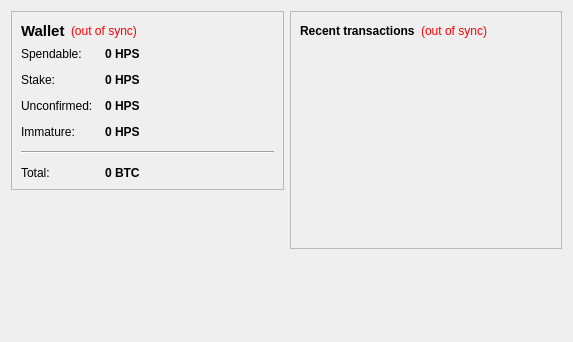
<?xml version="1.0" encoding="UTF-8"?>
<ui version="4.0">
 <class>OverviewPage</class>
 <widget class="QWidget" name="OverviewPage">
  <property name="geometry">
   <rect>
    <x>0</x>
    <y>0</y>
    <width>573</width>
    <height>342</height>
   </rect>
  </property>
  <property name="windowTitle">
   <string>Form</string>
  </property>
  <layout class="QHBoxLayout" name="horizontalLayout" stretch="1,1">
   <item>
    <layout class="QVBoxLayout" name="verticalLayout_2">
     <item>
      <widget class="QFrame" name="frame">
       <property name="frameShape">
        <enum>QFrame::StyledPanel</enum>
       </property>
       <property name="frameShadow">
        <enum>QFrame::Raised</enum>
       </property>
       <layout class="QVBoxLayout" name="verticalLayout_4">
        <item>
         <layout class="QHBoxLayout" name="horizontalLayout_4">
          <item>
           <widget class="QLabel" name="label_5">
            <property name="font">
             <font>
              <pointsize>11</pointsize>
              <weight>75</weight>
              <bold>true</bold>
             </font>
            </property>
            <property name="text">
             <string>Wallet</string>
            </property>
           </widget>
          </item>
          <item>
           <widget class="QLabel" name="labelWalletStatus">
            <property name="toolTip">
             <string>The displayed information may be out of date. Your wallet automatically synchronizes with the HighPOSCoin network after a connection is established, but this process has not completed yet.</string>
            </property>
            <property name="styleSheet">
             <string notr="true">QLabel { color: red; }</string>
            </property>
            <property name="text">
             <string notr="true">(out of sync)</string>
            </property>
            <property name="alignment">
             <set>Qt::AlignLeading|Qt::AlignLeft|Qt::AlignVCenter</set>
            </property>
           </widget>
          </item>
          <item>
           <spacer name="horizontalSpacer_2">
            <property name="orientation">
             <enum>Qt::Horizontal</enum>
            </property>
            <property name="sizeHint" stdset="0">
             <size>
              <width>40</width>
              <height>20</height>
             </size>
            </property>
           </spacer>
          </item>
         </layout>
        </item>
        <item>
         <layout class="QFormLayout" name="formLayout_2">
          <property name="fieldGrowthPolicy">
           <enum>QFormLayout::AllNonFixedFieldsGrow</enum>
          </property>
          <property name="horizontalSpacing">
           <number>12</number>
          </property>
          <property name="verticalSpacing">
           <number>12</number>
          </property>
          <item row="0" column="0">
           <widget class="QLabel" name="label">
            <property name="text">
             <string>Spendable:</string>
            </property>
           </widget>
          </item>
          <item row="0" column="1">
           <widget class="QLabel" name="labelBalance">
            <property name="font">
             <font>
              <weight>75</weight>
              <bold>true</bold>
             </font>
            </property>
            <property name="cursor">
             <cursorShape>IBeamCursor</cursorShape>
            </property>
            <property name="toolTip">
             <string>Your current spendable balance</string>
            </property>
            <property name="text">
             <string notr="true">0 HPS</string>
            </property>
            <property name="textInteractionFlags">
             <set>Qt::LinksAccessibleByMouse|Qt::TextSelectableByKeyboard|Qt::TextSelectableByMouse</set>
            </property>
           </widget>
          </item>
          <item row="1" column="0">
           <widget class="QLabel" name="label_6">
            <property name="text">
             <string>Stake:</string>
            </property>
           </widget>
          </item>
          <item row="1" column="1">
           <widget class="QLabel" name="labelStake">
            <property name="font">
             <font>
              <weight>75</weight>
              <bold>true</bold>
             </font>
            </property>
            <property name="cursor">
             <cursorShape>IBeamCursor</cursorShape>
            </property>
            <property name="toolTip">
             <string>Total of coins that was staked, and do not yet count toward the current balance</string>
            </property>
            <property name="text">
             <string notr="true">0 HPS</string>
            </property>
            <property name="textInteractionFlags">
             <set>Qt::LinksAccessibleByMouse|Qt::TextSelectableByKeyboard|Qt::TextSelectableByMouse</set>
            </property>
           </widget>
          </item>
          <item row="2" column="0">
           <widget class="QLabel" name="label_3">
            <property name="text">
             <string>Unconfirmed:</string>
            </property>
           </widget>
          </item>
          <item row="2" column="1">
           <widget class="QLabel" name="labelUnconfirmed">
            <property name="font">
             <font>
              <weight>75</weight>
              <bold>true</bold>
             </font>
            </property>
            <property name="cursor">
             <cursorShape>IBeamCursor</cursorShape>
            </property>
            <property name="toolTip">
             <string>Total of transactions that have yet to be confirmed, and do not yet count toward the current balance</string>
            </property>
            <property name="text">
             <string notr="true">0 HPS</string>
            </property>
            <property name="textInteractionFlags">
             <set>Qt::LinksAccessibleByMouse|Qt::TextSelectableByKeyboard|Qt::TextSelectableByMouse</set>
            </property>
           </widget>
          </item>
          <item row="3" column="0">
           <widget class="QLabel" name="labelImmatureText">
            <property name="text">
             <string>Immature:</string>
            </property>
           </widget>
          </item>
          <item row="3" column="1">
           <widget class="QLabel" name="labelImmature">
            <property name="font">
             <font>
              <weight>75</weight>
              <bold>true</bold>
             </font>
            </property>
            <property name="toolTip">
             <string>Mined balance that has not yet matured</string>
            </property>
            <property name="text">
             <string notr="true">0 HPS</string>
            </property>
            <property name="textInteractionFlags">
             <set>Qt::LinksAccessibleByMouse|Qt::TextSelectableByKeyboard|Qt::TextSelectableByMouse</set>
            </property>
           </widget>
          </item>
          <item row="4" column="0" colspan="2">
           <widget class="Line" name="line">
            <property name="orientation">
             <enum>Qt::Horizontal</enum>
            </property>
           </widget>
          </item>
          <item row="5" column="0">
           <widget class="QLabel" name="labelTotalText">
            <property name="text">
             <string>Total:</string>
            </property>
           </widget>
          </item>
          <item row="5" column="1">
           <widget class="QLabel" name="labelTotal">
            <property name="font">
             <font>
              <weight>75</weight>
              <bold>true</bold>
             </font>
            </property>
            <property name="cursor">
             <cursorShape>IBeamCursor</cursorShape>
            </property>
            <property name="toolTip">
             <string>Your current total balance</string>
            </property>
            <property name="text">
             <string notr="true">0 BTC</string>
            </property>
            <property name="textInteractionFlags">
             <set>Qt::LinksAccessibleByMouse|Qt::TextSelectableByKeyboard|Qt::TextSelectableByMouse</set>
            </property>
           </widget>
          </item>
         </layout>
        </item>
       </layout>
      </widget>
     </item>
     <item>
      <spacer name="verticalSpacer">
       <property name="orientation">
        <enum>Qt::Vertical</enum>
       </property>
       <property name="sizeHint" stdset="0">
        <size>
         <width>20</width>
         <height>40</height>
        </size>
       </property>
      </spacer>
     </item>
    </layout>
   </item>
   <item>
    <layout class="QVBoxLayout" name="verticalLayout_3">
     <item>
      <widget class="QFrame" name="frame_2">
       <property name="frameShape">
        <enum>QFrame::StyledPanel</enum>
       </property>
       <property name="frameShadow">
        <enum>QFrame::Raised</enum>
       </property>
       <layout class="QVBoxLayout" name="verticalLayout">
        <item>
         <layout class="QHBoxLayout" name="horizontalLayout_2">
          <item>
           <widget class="QLabel" name="label_4">
            <property name="text">
             <string>&lt;b&gt;Recent transactions&lt;/b&gt;</string>
            </property>
           </widget>
          </item>
          <item>
           <widget class="QLabel" name="labelTransactionsStatus">
            <property name="toolTip">
             <string>The displayed information may be out of date. Your wallet automatically synchronizes with the HighPOSCoin network after a connection is established, but this process has not completed yet.</string>
            </property>
            <property name="styleSheet">
             <string notr="true">QLabel { color: red; }</string>
            </property>
            <property name="text">
             <string notr="true">(out of sync)</string>
            </property>
            <property name="alignment">
             <set>Qt::AlignRight|Qt::AlignTrailing|Qt::AlignVCenter</set>
            </property>
           </widget>
          </item>
          <item>
           <spacer name="horizontalSpacer">
            <property name="orientation">
             <enum>Qt::Horizontal</enum>
            </property>
            <property name="sizeHint" stdset="0">
             <size>
              <width>40</width>
              <height>20</height>
             </size>
            </property>
           </spacer>
          </item>
         </layout>
        </item>
        <item>
         <widget class="QListView" name="listTransactions">
          <property name="styleSheet">
           <string notr="true">QListView { background: transparent; }</string>
          </property>
          <property name="frameShape">
           <enum>QFrame::NoFrame</enum>
          </property>
          <property name="verticalScrollBarPolicy">
           <enum>Qt::ScrollBarAlwaysOff</enum>
          </property>
          <property name="horizontalScrollBarPolicy">
           <enum>Qt::ScrollBarAlwaysOff</enum>
          </property>
          <property name="selectionMode">
           <enum>QAbstractItemView::NoSelection</enum>
          </property>
         </widget>
        </item>
       </layout>
      </widget>
     </item>
     <item>
      <spacer name="verticalSpacer_2">
       <property name="orientation">
        <enum>Qt::Vertical</enum>
       </property>
       <property name="sizeHint" stdset="0">
        <size>
         <width>20</width>
         <height>40</height>
        </size>
       </property>
      </spacer>
     </item>
    </layout>
   </item>
  </layout>
 </widget>
 <resources/>
 <connections/>
</ui>
